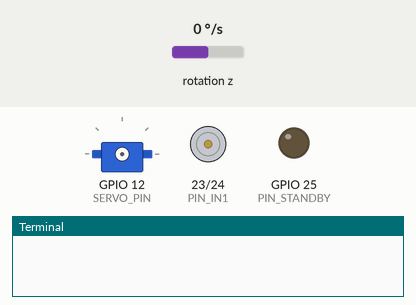
Simulated run of this program. Board: Raspberry Pi (BCM pin numbers). Shown: servo, motor-driver pin pairs drawn as motors (green arrow = first pin HIGH = forward, orange = second pin HIGH = backward, longer = more drive, scaled by the enable pin, stopped while the standby pin is LOW), output pins drawn as LEDs (lit = HIGH), the last lines printed to the terminal. The test bench sets the inputs (shaded band); at power-on: rotation z 0 °/s. Servo angles are drawn from the pulse width (0.5 ms = 0°, 2.5 ms = 180°); the clock reads 2024-03-15 10:24:30 at power-on unless the program sets it.

Above: at 0.1 s.
At 5.0 s:
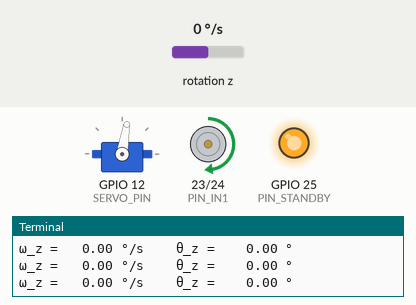
5.1 s: rotation z set to -192 °/s
6.8 s: rotation z set to 0 °/s
Timing chart, 0 to 9.8 s (numbered marks = the images above; inputs shaded):
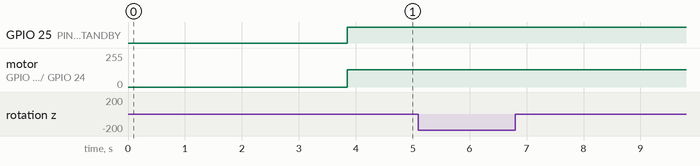

The program:

main.py
```python
import time
from mpu_gyro import initialize, calibrate_gyro_offset, update_angular_position
from control_1 import control_motor

def main():
    # 1) Inicializar y despertar sensor
    try:
        initialize()
        print("MPU6050 listo.")
    except RuntimeError as e:
        print(e)
        return

    # 2) Calibrar offset de giroscopio Z
    print("Calibrando giroscopio Z (reposo)...")
    offset_z = calibrate_gyro_offset()
    print(f"Offset Z obtenido: {offset_z:.2f} LSB")

    # 3) Bucle principal de lectura e integración
    angle_z = 0.0
    t_prev  = time.time()
    print("\nLeyendo datos (Ctrl+C para salir)\n")

    try:
        while True:
            t_now = time.time()
            dt    = t_now - t_prev
            t_prev = t_now

            angle_z, wz = update_angular_position(dt, offset_z, angle_z)

            print(f"ω_z = {wz:6.2f} °/s    θ_z = {angle_z:7.2f} °")
            control_motor(1, 50, 90)
            time.sleep(0.1)

    except KeyboardInterrupt:
        print("\nLectura detenida por el usuario.")

if __name__ == "__main__":
    main()
```

mpu_gyro.py
```python
import smbus
import time

# Dirección I2C del MPU6050
MPU6050_ADDR      = 0x68
PWR_MGMT_1        = 0x6B
GYRO_XOUT_H       = 0x43

# Constantes de configuración
GYRO_SENSITIVITY  = 131.0     # LSB/(°/s) para ±250 °/s
NOISE_THRESHOLD   = 0.6       # °/s, umbral de ruido
READ_DELAY_SEC    = 0.001     # Pausa en calibración
LOOP_DELAY_SEC    = 0.1       # Pausa en loop principal

# Bus I2C global
bus = smbus.SMBus(1)

def initialize():
    """
    Despierta el MPU6050 y comprueba conexión.
    Lanza excepción si falla.
    """
    # Despertar
    bus.write_byte_data(MPU6050_ADDR, PWR_MGMT_1, 0)
    time.sleep(0.1)
    # Test de conexión
    try:
        bus.read_byte_data(MPU6050_ADDR, PWR_MGMT_1)
    except Exception as e:
        raise RuntimeError("No se pudo conectar al MPU6050") from e

def read_raw_gyro_z():
    """
    Lee y devuelve el valor crudo de giro en Z (signed 16-bit).
    """
    high = bus.read_byte_data(MPU6050_ADDR, GYRO_XOUT_H + 4)
    low  = bus.read_byte_data(MPU6050_ADDR, GYRO_XOUT_H + 5)
    val  = (high << 8) | low
    if val > 32767:
        val -= 65536
    return val

def calibrate_gyro_offset(sample_count=2000):
    """
    Toma `sample_count` lecturas de giro Z en reposo,
    y devuelve el offset promedio (LSB).
    """
    acc = 0
    for _ in range(sample_count):
        acc += read_raw_gyro_z()
        time.sleep(READ_DELAY_SEC)
    return acc / sample_count

def update_angular_position(dt, offset, angle_prev):
    """
    Lee la velocidad angular en Z, le resta el offset, convierte a °/s,
    filtra el ruido y devuelve (angle_new, wz).

    - dt: float, tiempo transcurrido en segundos.
    - offset: LSB promedio obtenido en calibración.
    - angle_prev: ángulo acumulado anterior (grados).
    """
    raw_z = read_raw_gyro_z()
    wz    = (raw_z - offset) / GYRO_SENSITIVITY
    if abs(wz) < NOISE_THRESHOLD:
        wz = 0.0
    angle_new = angle_prev + wz * dt
    return angle_new, wz
```

control_1.py
```python
import time
import RPi.GPIO as GPIO

# Config pin
PIN_PWM = 18  # Pin PWM GPIO18
PIN_IN1 = 23  # Pin control GPIO23
PIN_IN2 = 24  # Pin control GPIO24
PIN_STANDBY = 25  # Pin standby GPIO25
SERVO_PIN = 12  # Pin servo GPIO12

# Config RaspPi
GPIO.setmode(GPIO.BCM)
GPIO.setup(PIN_PWM, GPIO.OUT)
GPIO.setup(PIN_IN1, GPIO.OUT)
GPIO.setup(PIN_IN2, GPIO.OUT)
GPIO.setup(PIN_STANDBY, GPIO.OUT)
GPIO.setup(SERVO_PIN, GPIO.OUT)

# Config PWM
pwm_motor = GPIO.PWM(PIN_PWM, 100)  # 100 Hz
pwm_motor.start(0)
pwm_servo = GPIO.PWM(SERVO_PIN, 50)  # 50 Hz
pwm_servo.start(0)

# Esto es motor
def control_motor(rot, vel, ang):
    # Activar puente H
    GPIO.output(PIN_STANDBY, GPIO.HIGH)

    # Giro
    if rot == 1:  # Sentido 1
        GPIO.output(PIN_IN1, GPIO.HIGH)
        GPIO.output(PIN_IN2, GPIO.LOW)
    elif rot == 2:  # Sentido 2
        GPIO.output(PIN_IN1, GPIO.LOW)
        GPIO.output(PIN_IN2, GPIO.HIGH)
    else:  # Sin Sentido
        GPIO.output(PIN_IN1, GPIO.LOW)
        GPIO.output(PIN_IN2, GPIO.LOW)

    # Velocidad
    pwm_motor.ChangeDutyCycle(vel)

    # Esto es servo
    ciclo_trabajo = 2 + (ang / 18)  # Conversión de ángulo a ciclo de trabajo
    pwm_servo.ChangeDutyCycle(ciclo_trabajo)
    time.sleep(0.02) #Checa quitar el delay y reemplazarlo
    pwm_servo.ChangeDutyCycle(0)
```
